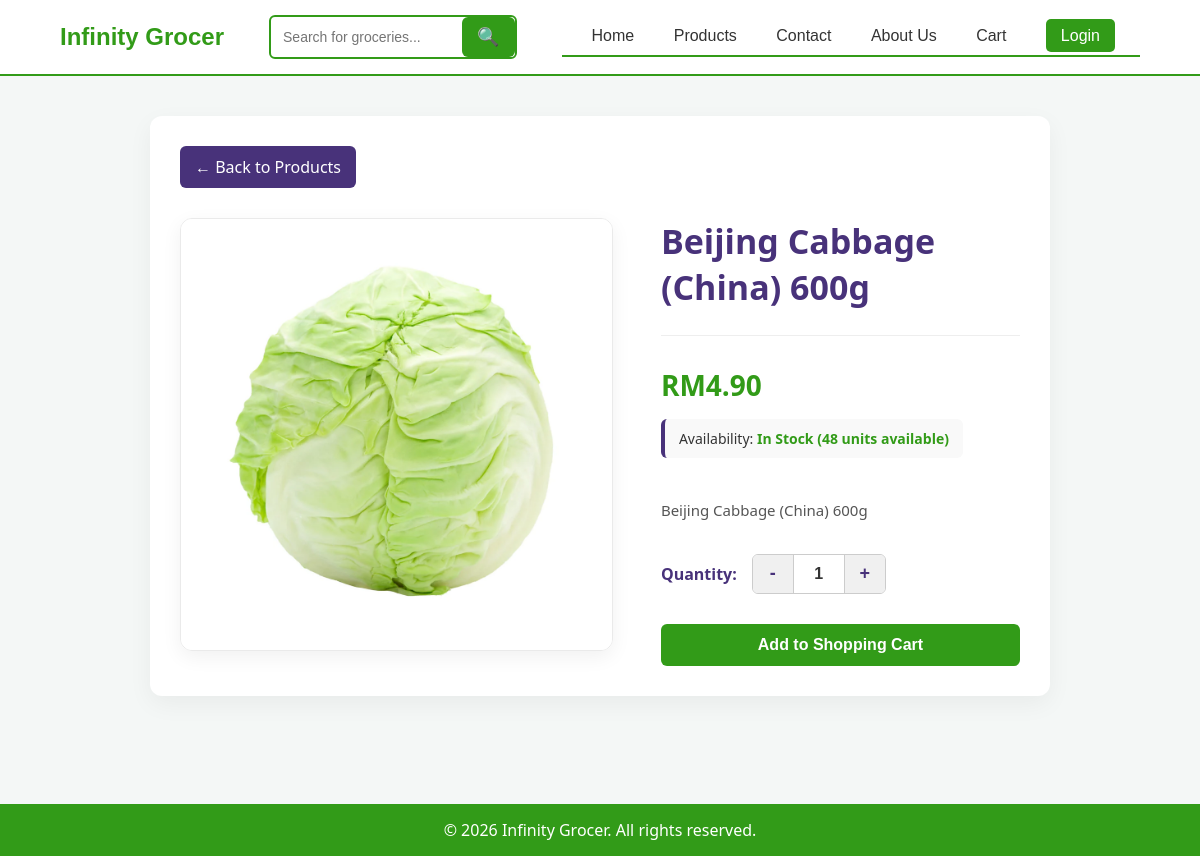
/customer/product_detail.php?product_id=1, run on an earlier commit of the app's database.
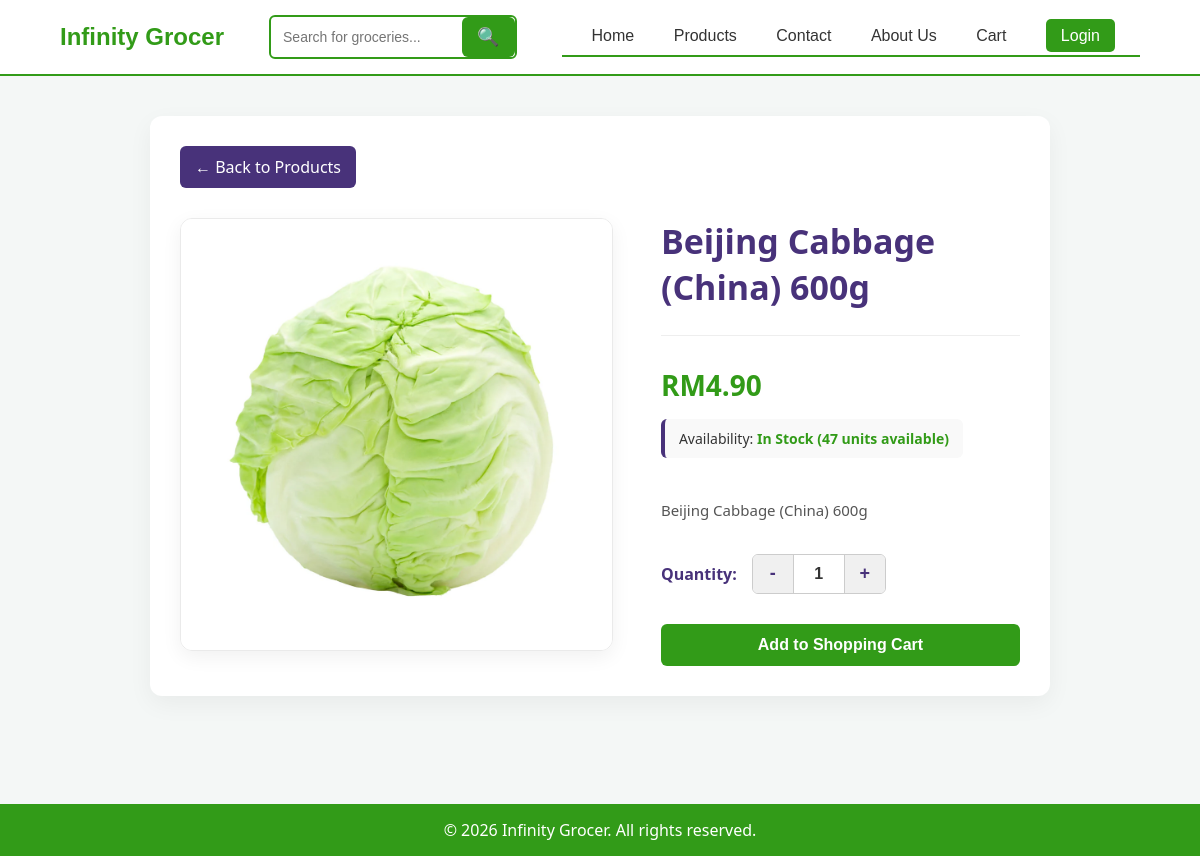
And on a later commit of the database.
### tables this page shows
CREATE TABLE IF NOT EXISTS products (
    product_id INT PRIMARY KEY AUTO_INCREMENT,
    category_id int NOT NULL,
    name VARCHAR(255) NOT NULL,
    description TEXT,
    price DECIMAL(10, 2) NOT NULL,
    stock_quantity int NOT NULL,
    created_at TIMESTAMP NOT NULL DEFAULT CURRENT_TIMESTAMP,
    FOREIGN KEY (category_id) REFERENCES categories(category_id),
    product_image VARCHAR(255),
    active BOOLEAN NOT NULL DEFAULT TRUE
);

### customer/product_detail.php (the view, shortened to what this page needs)
<?php
include "../includes/dbconnect.php";
if (isset($_GET['product_id'])) {
    $product_id = intval($_GET['product_id']);
} elseif (isset($_POST['product_id'])) {
    $product_id = intval($_POST['product_id']);
} else {
    header("Location: products.php");
    exit();
}
$stmt = $conn->prepare("SELECT * FROM products WHERE product_id = ?");
$stmt->bind_param("i", $product_id);
$stmt->execute();
$result = $stmt->get_result();
if ($result->num_rows > 0) {
    $product = $result->fetch_assoc();
} else {
    header("Location: products.php");
    exit();
}
?>
<!DOCTYPE html>
<html lang="en">
<head>
    <link rel="stylesheet" href="includes/styles.css">
</head>
<body>
    <?php include 'includes/header.php'; ?>
    <div class="container">
        <div style="margin-bottom: 20px;">
            <a href="products.php" class="btn-secondary" style="text-decoration: none; padding: 10px 15px; border-radius: 6px; color: white; display: inline-block;">← Back to Products</a>
        </div>
        <div class="product-layout-wrapper">
            <div class="product-image-side">
                <img src="<?php echo !empty($product['product_image']) ? '../admin/products/'.$product['product_image'] : 'images/no-image.png'; ?>" alt="<?php echo htmlspecialchars($product['name']); ?>">
            </div>
            <div class="product-details-side">
                <h1><?php echo htmlspecialchars($product['name']); ?></h1>
                <hr style="border: 0; border-top: 1px solid #eee; margin: 15px 0;">
                <p class="product-detail-price">RM<?php echo number_format($product['price'], 2); ?></p>
                <div class="stock-status-badge">
                    Availability:
                    <?php if ($product['stock_quantity'] > 0): ?>
                        <span style="color: #329b18; font-weight: bold;">In Stock (<?php echo $product['stock_quantity']; ?> units available)</span>
                    <?php else: ?>
                        <span style="color: #e74c3c; font-weight: bold;">Out of Stock</span>
                    <?php endif; ?>
                </div>
                <p class="product-description-text"><?php echo nl2br(htmlspecialchars($product['description'])); ?></p>
                <?php if ($product['stock_quantity'] > 0): ?>
                    <form action="product_detail.php" method="POST" class="add-to-cart-form">
                        <div class="quantity-picker-row">
                            <label>Quantity:</label>
                            <div class="quantity-modifier-box">
                                <button type="button" class="qty-change-btn" onclick="modifyQuantity(-1)">-</button>
                                <input type="number" id="quantity" name="quantity" value="1" min="1" max="<?php echo $product['stock_quantity']; ?>" readonly>
                                <button type="button" class="qty-change-btn" onclick="modifyQuantity(1)">+</button>
                            </div>
                        </div>
                        <button type="submit" name="add_to_cart" class="add_to_cart-btn">Add to Shopping Cart</button>
                    </form>
                <?php endif; ?>
            </div>
        </div>
<?php include 'includes/footer.php'; ?>
</body>
</html>

What changed in the data, as far as the page shows it:
changed products "Beijing Cabbage (China) 600g": stock_quantity "48" → "47"
